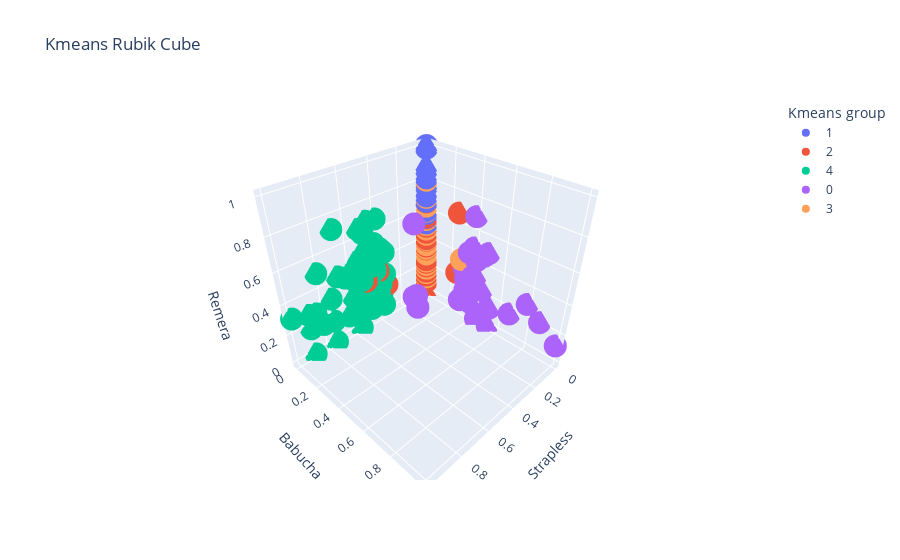

Here is the notebook cell this chart was saved with:
### Code cell
fig = px.scatter_3d(df_kmeans, x='Strapless', y='Babucha', z='Remera', color='group_kmeans',
                    title = 'Kmeans Rubik Cube',
                    labels=labels
                   )
fig.show()

### Figure 1 — Plotly figure (JSON) as saved in the notebook; plotly's stock layout.template omitted (floating-point values rounded to 4 significant figures; data arrays with more than 128 entries replaced by an {"elided": "..."} marker saying what was removed)
{"data": [{"hovertemplate": "Kmeans group=1<br>Strapless=%{x}<br>Babucha=%{y}<br>Remera=%{z}<extra></extra>", "legendgroup": "1", "marker": {"color": "#636efa", "symbol": "circle"}, "mode": "markers", "name": "1", "scene": "scene", "showlegend": true, "type": "scatter3d", "x": {"elided": "171 int values"}, "y": {"elided": "171 int values"}, "z": {"elided": "171 float values"}}, {"hovertemplate": "Kmeans group=2<br>Strapless=%{x}<br>Babucha=%{y}<br>Remera=%{z}<extra></extra>", "legendgroup": "2", "marker": {"color": "#EF553B", "symbol": "circle"}, "mode": "markers", "name": "2", "scene": "scene", "showlegend": true, "type": "scatter3d", "x": {"elided": "176 float values"}, "y": {"elided": "176 float values"}, "z": {"elided": "176 float values"}}, {"hovertemplate": "Kmeans group=4<br>Strapless=%{x}<br>Babucha=%{y}<br>Remera=%{z}<extra></extra>", "legendgroup": "4", "marker": {"color": "#00cc96", "symbol": "circle"}, "mode": "markers", "name": "4", "scene": "scene", "showlegend": true, "type": "scatter3d", "x": [0.4737, 0.75, 0.5, 0.4286, 0.3913, 0.4737, 0.4286, 0.45, 0.4286, 0.4286, 0.4737, 0.5, 0.4091, 1, 0.4286, 0.4091, 0.4737, 0.3913, 0.4737, 0.75, 0.75, 0.6429, 0.6, 0.45, 0.5625, 0.4737, 0.5294, 0.6923, 0.4286, 0.6, 0.45, 0.8182, 0.75, 0.5, 0.8571, 1, 0.4091, 0.375, 0.6, 0.4286, 0.5294, 0.5294, 0.9, 0.6, 0.6923, 0.45, 0.4737, 0.9, 0.5294, 0.5, 0.6, 0.9, 0.5, 0.5625, 0.375, 0.36, 0.3913, 0.4286, 0.375, 0.4286, 0.5, 0.3913, 0.45, 0.8182, 0.5, 0.45, 0.6429, 0.3913, 0.5, 0.5294, 0.9, 0.4286, 0.5625, 0.5294, 0.4091, 0.36, 0.75, 0.3913], "y": [0, 0, 0, 0, 0, 0, 0, 0, 0, 0, 0, 0, 0, 0, 0, 0, 0, 0, 0, 0, 0, 0, 0, 0, 0, 0, 0, 0, 0, 0, 0, 0, 0, 0, 0, 0, 0, 0, 0, 0, 0, 0, 0, 0, 0, 0, 0, 0, 0, 0, 0, 0, 0, 0, 0, 0, 0, 0, 0, 0, 0, 0, 0, 0, 0, 0, 0, 0, 0, 0, 0, 0, 0, 0, 0, 0, 0, 0], "z": [0.2982, 0.1574, 0.5247, 0.3598, 0.1643, 0.09942, 0.3598, 0.1889, 0.2698, 0.5397, 0.09942, 0.5247, 0.2576, 0.3148, 0.2698, 0.6869, 0.09942, 0.4928, 0.6959, 0.3148, 0.3148, 0.1349, 0.3778, 0.4722, 0.4722, 0.3977, 0.3333, 0.4359, 0.1799, 0.1259, 0.2833, 0.5152, 0.3148, 0.2099, 0.2698, 0.3148, 0.1717, 0.3148, 0.1259, 0.2698, 0.3333, 0.3333, 0.2833, 0.3778, 0.7265, 0.1889, 0.2982, 0.1889, 0.4444, 0.5247, 0.2519, 0, 0.6296, 0, 0.4722, 0.3022, 0.1643, 0.3598, 0.0787, 0.2698, 0.2099, 0.2464, 0.1889, 0.1717, 0.6296, 0.1889, 0.4048, 0.1643, 0.4198, 0.2222, 0, 0.3598, 0.1181, 0.6667, 0.6869, 0.4533, 0, 0.2464]}, {"hovertemplate": "Kmeans group=0<br>Strapless=%{x}<br>Babucha=%{y}<br>Remera=%{z}<extra></extra>", "legendgroup": "0", "marker": {"color": "#ab63fa", "symbol": "circle"}, "mode": "markers", "name": "0", "scene": "scene", "showlegend": true, "type": "scatter3d", "x": [0, 0, 0, 0, 0, 0, 0, 0.4091, 0, 0.45, 0.5, 0, 0, 0, 0.5294, 0, 0, 0, 0, 0, 0, 0, 0, 0, 0, 0, 0, 0, 0, 0], "y": [0.3947, 0.4412, 0.3947, 0.5357, 0.6818, 0.3571, 1, 0.3409, 0.3, 0.375, 0.4167, 0.4412, 0.8824, 0.3261, 0.4412, 0.3409, 0.5357, 0.4688, 0.7895, 0.3947, 0.375, 0.3409, 0.4688, 0.4167, 0.375, 0.5, 0.3947, 0.3947, 0.4167, 0.4167], "z": [0.2982, 0, 0.6959, 0, 0.1717, 0.4497, 0.1259, 0.2576, 0.07556, 0.3778, 0.8395, 0.2222, 0.2222, 0.3285, 0.4444, 0.1717, 0.1349, 0.2361, 0.2982, 0.09942, 0.2833, 0.2576, 0.4722, 0.3148, 0.1889, 0.5037, 0.4971, 0.4971, 0.4198, 0.4198]}, {"hovertemplate": "Kmeans group=3<br>Strapless=%{x}<br>Babucha=%{y}<br>Remera=%{z}<extra></extra>", "legendgroup": "3", "marker": {"color": "#FFA15A", "symbol": "circle"}, "mode": "markers", "name": "3", "scene": "scene", "showlegend": true, "type": "scatter3d", "x": [0, 0, 0, 0, 0, 0, 0, 0, 0, 0, 0, 0, 0, 0, 0, 0, 0, 0, 0, 0, 0, 0, 0, 0, 0, 0, 0, 0, 0, 0, 0, 0, 0, 0, 0, 0, 0, 0, 0, 0, 0, 0, 0, 0, 0], "y": [0, 0, 0, 0, 0, 0, 0, 0, 0, 0, 0, 0, 0, 0, 0.3, 0, 0, 0, 0, 0, 0, 0, 0, 0, 0, 0, 0, 0, 0, 0, 0, 0, 0, 0, 0, 0, 0, 0, 0, 0, 0, 0, 0, 0, 0], "z": [0.1181, 0.5965, 0.1111, 0.5397, 0.3598, 0.1181, 0.2906, 0.5037, 0.2222, 0.3333, 0.3148, 0.3778, 0.4722, 0.3148, 0.3778, 0.1799, 0.3333, 0.1889, 0.3598, 0.1889, 0.4359, 0.3148, 0.3148, 0.2982, 0.3333, 0.1181, 0.2099, 0.4722, 0.1453, 0.3434, 0.6869, 0.3778, 0.7953, 0.3977, 0.2361, 0.4444, 0.2361, 0.3434, 0.6296, 0.3434, 0.2222, 0.3778, 0.4444, 0.1453, 0.4444]}], "layout": {"legend": {"title": {"text": "Kmeans group"}, "tracegroupgap": 0}, "scene": {"domain": {"x": [0, 1], "y": [0, 1]}, "xaxis": {"title": {"text": "Strapless"}}, "yaxis": {"title": {"text": "Babucha"}}, "zaxis": {"title": {"text": "Remera"}}}, "title": {"text": "Kmeans Rubik Cube"}}}
